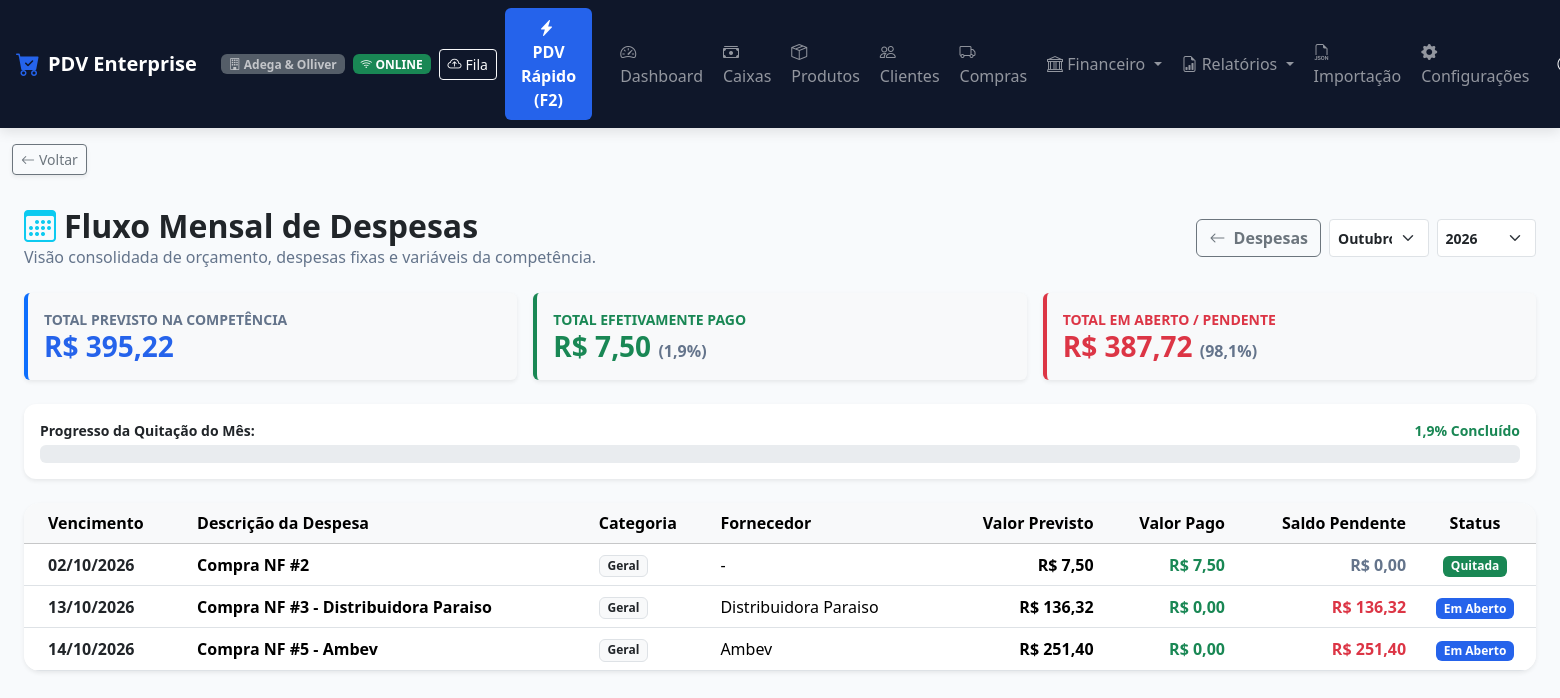
Page /financeiro/mensal/ (signed in) on the earlier database version.
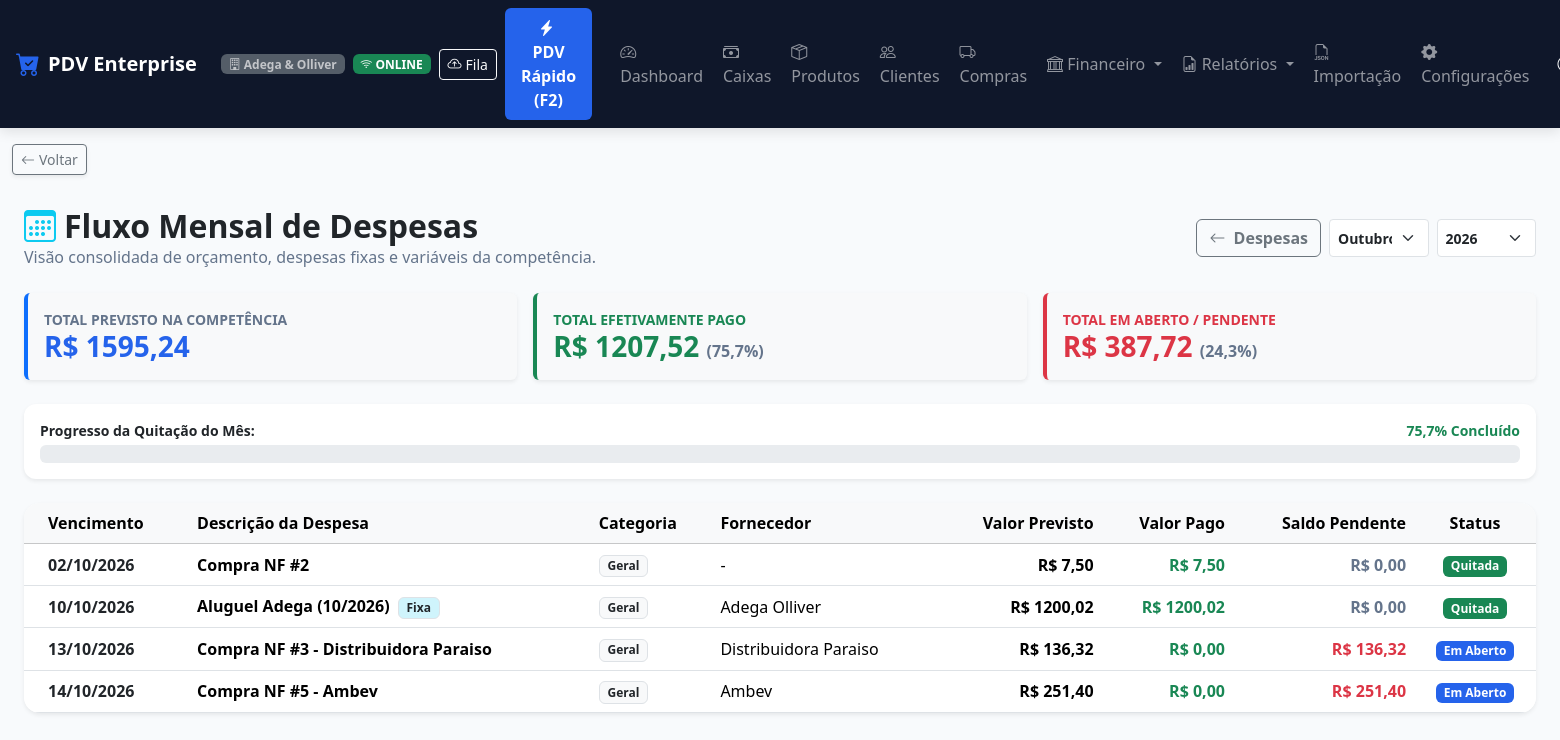
Same page on the later database version.
### apps/financeiro/models.py (models this page shows, shortened)
class ContaPagar(TenantModelMixin):
    STATUS_CHOICES = [
        ('ABERTA', 'Aberta'),
        ('PARCIAL', 'Parcial'),
        ('PAGA', 'Paga'),
        ('CANCELADA', 'Cancelada'),
        ('PENDENTE', 'Pendente'), # Compatibilidade
        ('PAGO', 'Pago'),         # Compatibilidade
    ]
    compra = models.ForeignKey(Compra, on_delete=models.SET_NULL, null=True, blank=True, related_name='contas_pagar')
    fornecedor = models.ForeignKey(Fornecedor, on_delete=models.SET_NULL, null=True, blank=True, related_name='contas_pagar')
    categoria = models.ForeignKey(CategoriaDespesa, on_delete=models.SET_NULL, null=True, blank=True, related_name='contas_pagar')
    despesa_recorrente = models.ForeignKey(DespesaRecorrente, on_delete=models.SET_NULL, null=True, blank=True, related_name='ocorrencias')
    recorrente_competencia = models.CharField('Competência (ex: 2026-09)', max_length=15, blank=True)
    descricao = models.CharField('Descrição / Histórico', max_length=255)
    valor = models.DecimalField('Valor Original (R$)', max_digits=12, decimal_places=2)
    valor_original = models.DecimalField('Valor Original Histórico (R$)', max_digits=12, decimal_places=2, default=0.00)
    valor_pago = models.DecimalField('Valor Pago (R$)', max_digits=12, decimal_places=2, default=0.00)
    data_competencia = models.DateField('Data da Despesa / Competência', default=timezone.now)
    data_vencimento = models.DateField('Data de Vencimento')
    data_pagamento = models.DateField('Data do Pagamento', null=True, blank=True)
    forma_pagamento = models.CharField('Forma de Pagamento Principal', max_length=20, blank=True)
    usuario = models.ForeignKey(settings.AUTH_USER_MODEL, on_delete=models.SET_NULL, null=True, blank=True, related_name='despesas_registradas')
    sessao_caixa = models.ForeignKey(SessaoCaixa, on_delete=models.SET_NULL, null=True, blank=True, related_name='despesas_pagas')
    status = models.CharField('Status', max_length=15, choices=STATUS_CHOICES, default='ABERTA')
    observacoes = models.TextField('Observações', blank=True)
    class Meta:
        verbose_name = 'Conta a Pagar / Despesa'
        verbose_name_plural = 'Contas a Pagar / Despesas'
        ordering = ['data_vencimento', '-id']
    @property
    def saldo(self) -> Decimal:
        orig = Decimal(str(self.valor_original or self.valor))
        pago = Decimal(str(self.valor_pago or '0.00'))
        return max(Decimal('0.00'), orig - pago)
    @property
    def is_vencida(self) -> bool:
        if self.status in ['PAGA', 'PAGO', 'CANCELADA']:
            return False
        return self.data_vencimento < timezone.now().date() and self.saldo > Decimal('0.00')

### apps/clientes/models.py (models this page shows, shortened)
class Fornecedor(TenantModelMixin):
    CONDICAO_PAGAMENTO_CHOICES = [
        ('A_VISTA', 'À vista (0 dias)'),
        ('1_DIA', 'Boleto 1 dia'),
        ('2_DIAS', 'Boleto 2 dias'),
        ('3_DIAS', 'Boleto 3 dias'),
        ('4_DIAS', 'Boleto 4 dias'),
        ('7_DIAS', 'Boleto 7 dias'),
        ('14_DIAS', 'Boleto 14 dias'),
        ('21_DIAS', 'Boleto 21 dias'),
        ('28_DIAS', 'Boleto 28 dias'),
        ('30_DIAS', 'Boleto 30 dias'),
        ('PERSONALIZADO', 'Personalizado (dias informados)'),
    ]
    razao_social = models.CharField('Razão Social', max_length=200)
    nome_fantasia = models.CharField('Nome Fantasia', max_length=200, blank=True)
    cnpj = models.CharField('CNPJ', max_length=20, blank=True)
    telefone = models.CharField('Telefone', max_length=20, blank=True)
    email = models.EmailField('E-mail', blank=True)
    endereco = models.CharField('Endereço', max_length=255, blank=True)
    contato_nome = models.CharField('Nome do Contato', max_length=100, blank=True)
    condicao_pagamento_padrao = models.CharField('Condição de Pagamento Padrão', max_length=30, choices=CONDICAO_PAGAMENTO_CHOICES, default='30_DIAS')
    prazo_pagamento_dias = models.PositiveIntegerField('Prazo Padrão (dias)', default=30)
    observacoes = models.TextField('Observações', blank=True)
    ativo = models.BooleanField('Ativo', default=True)
    class Meta:
        verbose_name = 'Fornecedor'
        verbose_name_plural = 'Fornecedores'
        ordering = ['nome_fantasia', 'razao_social']

### apps/financeiro/views.py (the view)
# urls.py: path('mensal/', fluxo_mensal_view, name='fluxo_mensal'),
@login_required
@permissao_required('pode_operar_financeiro')
def fluxo_mensal_view(request):
    empresa = getattr(request, 'tenant', None) or getattr(request.user, 'empresa', None)
    hoje = timezone.now().date()
    mes = int(request.GET.get('mes', hoje.month))
    ano = int(request.GET.get('ano', hoje.year))
    if empresa:
        despesas_mes = (
            ContaPagar.objects.filter(
                empresa=empresa,
                data_vencimento__year=ano,
                data_vencimento__month=mes
            )
            .exclude(status='CANCELADA')
            .select_related('categoria', 'fornecedor')
            .order_by('data_vencimento')
        )
    else:
        despesas_mes = ContaPagar.objects.none()
    total_previsto = sum((c.valor for c in despesas_mes), Decimal('0.00'))
    total_pago = sum((c.valor_pago for c in despesas_mes), Decimal('0.00'))
    total_aberto = sum((c.saldo for c in despesas_mes), Decimal('0.00'))
    pct_pago = float((total_pago / total_previsto) * 100) if total_previsto > Decimal('0.00') else 0.0
    pct_aberto = float((total_aberto / total_previsto) * 100) if total_previsto > Decimal('0.00') else 0.0
    return render(request, 'financeiro/fluxo_mensal.html', {
        'mes': mes,
        'ano': ano,
        'despesas': despesas_mes,
        'total_previsto': total_previsto,
        'total_pago': total_pago,
        'total_aberto': total_aberto,
        'pct_pago': pct_pago,
        'pct_aberto': pct_aberto,
    })

### apps/core/models.py (called while the page is built)
def get_current_tenant():
    return getattr(_thread_locals, 'tenant', None)

def set_current_tenant(tenant):
    _thread_locals.tenant = tenant

def clear_current_tenant():
    if hasattr(_thread_locals, 'tenant'):
        del _thread_locals.tenant

    def get_queryset(self):
        qs = TenantQuerySet(self.model, using=self._db)
        tenant = get_current_tenant()
        if tenant:
            return qs.filter(empresa=tenant)
        return qs

### apps/empresas/context_processors.py (called while the page is built, shortened)
def configuracao_visual_context(request):
    empresa = getattr(request, 'tenant', None)
    if not empresa and hasattr(request, 'user') and request.user.is_authenticated:
        empresa = getattr(request.user, 'empresa', None)
    if empresa:
        config = getattr(empresa, 'configuracao_visual', None)
        if not config:
            config = empresa.get_configuracao_visual()
        return {
            'config_visual': config,
            'css_variables': config.to_css_variables()
        }

### apps/usuarios/models.py (called while the page is built)
    @property
    def is_admin(self):
        return self.cargo == 'ADMIN' or self.is_superuser

    @property
    def is_administrador(self):
        return self.is_admin

### templates/financeiro/fluxo_mensal.html (shortened to what the changed rows need)
{% extends 'base.html' %}
{% block content %}
<div class="container-fluid py-3">
    <div class="d-flex justify-content-between align-items-center mb-4 flex-wrap gap-2">
        <div>
            <h2 class="fw-bold text-dark mb-0"><i class="bi bi-calendar3 text-info me-2"></i>Fluxo Mensal de Despesas</h2>
        </div>
    </div>
    <div class="row g-3 mb-4">
        <div class="col-12 col-md-4">
            <div class="card p-3 border-0 shadow-sm border-start border-primary border-4 bg-light">
                <span class="text-muted small text-uppercase fw-bold">Total Previsto na Competência</span>
                <h3 class="fw-bold text-primary mb-0">R$ {{ total_previsto|floatformat:2 }}</h3>
            </div>
        </div>
        <div class="col-12 col-md-4">
            <div class="card p-3 border-0 shadow-sm border-start border-success border-4 bg-light">
                <span class="text-success small text-uppercase fw-bold">Total Efetivamente Pago</span>
                <h3 class="fw-bold text-success mb-0">R$ {{ total_pago|floatformat:2 }} <small class="fs-6 text-muted">({{ pct_pago|floatformat:1 }}%)</small></h3>
            </div>
        </div>
        <div class="col-12 col-md-4">
            <div class="card p-3 border-0 shadow-sm border-start border-danger border-4 bg-light">
                <h3 class="fw-bold text-danger mb-0">R$ {{ total_aberto|floatformat:2 }} <small class="fs-6 text-muted">({{ pct_aberto|floatformat:1 }}%)</small></h3>
            </div>
        </div>
    </div>
    <div class="card card-custom p-3 border-0 shadow-sm mb-4">
        <div class="d-flex justify-content-between mb-1 small fw-bold">
            <span>Progresso da Quitação do Mês:</span>
            <span class="text-success">{{ pct_pago|floatformat:1 }}% Concluído</span>
        </div>
    </div>
    <div class="card card-custom p-0 border-0 shadow-sm rounded-4 overflow-hidden">
        <div class="table-responsive">
            <table class="table table-hover align-middle mb-0">
                <thead class="table-light">
                    <tr>
                        <th class="ps-4">Vencimento</th>
                        <th>Descrição da Despesa</th>
                        <th>Categoria</th>
                        <th>Fornecedor</th>
                        <th class="text-end">Valor Previsto</th>
                        <th class="text-end">Valor Pago</th>
                        <th class="text-end">Saldo Pendente</th>
                        <th class="text-center">Status</th>
                    </tr>
                </thead>
                <tbody>
                    {% for d in despesas %}
                    <tr>
                        <td class="ps-4">
                            <strong class="{% if d.is_vencida %}text-danger{% else %}text-dark{% endif %}">
                                {{ d.data_vencimento|date:"d/m/Y" }}
                            </strong>
                        </td>
                        <td>
                            <strong>{{ d.descricao }}</strong>
                            {% if d.despesa_recorrente %}
                                <span class="badge bg-info-subtle text-dark border ms-1">Fixa</span>
                            {% endif %}
                        </td>
                        <td><span class="badge bg-light text-dark border">{{ d.categoria.nome|default:"Geral" }}</span></td>
                        <td>{% if d.fornecedor %}{{ d.fornecedor.nome_fantasia|default:d.fornecedor.razao_social|default:"-" }}{% else %}-{% endif %}</td>
                        <td class="text-end fw-semibold">R$ {{ d.valor|floatformat:2 }}</td>
                        <td class="text-end text-success fw-semibold">R$ {{ d.valor_pago|floatformat:2 }}</td>
                        <td class="text-end fw-bold {% if d.saldo > 0 %}text-danger{% else %}text-muted{% endif %}">R$ {{ d.saldo|floatformat:2 }}</td>
                        <td class="text-center">
                            {% if d.status == 'PAGA' or d.status == 'PAGO' or d.saldo == 0 %}
                                <span class="badge bg-success">Quitada</span>
                            {% elif d.is_vencida %}
                                <span class="badge bg-danger">Vencida</span>
                            {% elif d.valor_pago > 0 %}
                                <span class="badge bg-warning text-dark">Parcial</span>
                            {% else %}
                                <span class="badge bg-primary">Em Aberto</span>
                            {% endif %}
                        </td>
                    </tr>
                    {% endfor %}
                </tbody>
            </table>
        </div>
    </div>
</div>
{% endblock %}

Differences in the rows shown:
added ContaPagar: data_vencimento "10/10/2026", descricao "Aluguel Adega (10/2026)", shows "Fixa", categoria.nome "Geral", fornecedor.nome_fantasia "Adega Olliver", valor "1200,02", valor_pago "1200,02", saldo "0,00", status "Quitada"
Other differences:
{{ total_previsto|floatformat:2 }}: "395,22" → "1595,24"
{{ total_pago|floatformat:2 }}: "7,50" → "1207,52"
{{ pct_pago|floatformat:1 }}: "1,9" → "75,7"
{{ pct_aberto|floatformat:1 }}: "98,1" → "24,3"
